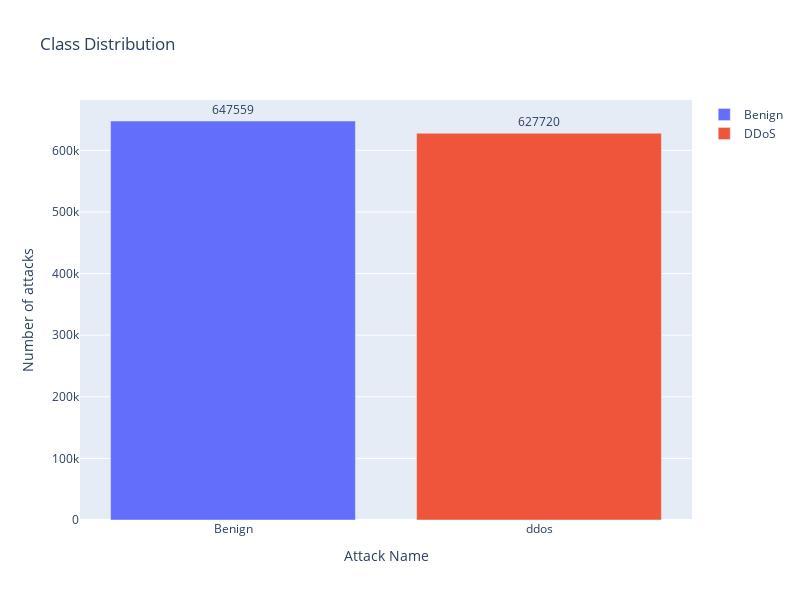

The notebook cell this image was saved under:
### Markdown cell above
## Building Models

### Code cell
df = data_processing(dataset_path)
plot_class_distribution(df)

### Figure 1 — Plotly figure (JSON) as saved in the notebook; plotly's stock layout.template omitted (floating-point values rounded to 4 significant figures)
{"data": [{"name": "Benign", "orientation": "v", "text": [647559], "textposition": "outside", "type": "bar", "x": ["Benign"], "y": [647559]}, {"name": "DDoS", "orientation": "v", "text": [627720], "textposition": "outside", "type": "bar", "x": ["ddos"], "y": [627720]}], "layout": {"height": 600, "title": {"text": "Class Distribution"}, "width": 800, "xaxis": {"title": {"text": "Attack Name"}}, "yaxis": {"title": {"text": "Number of attacks"}}}}
